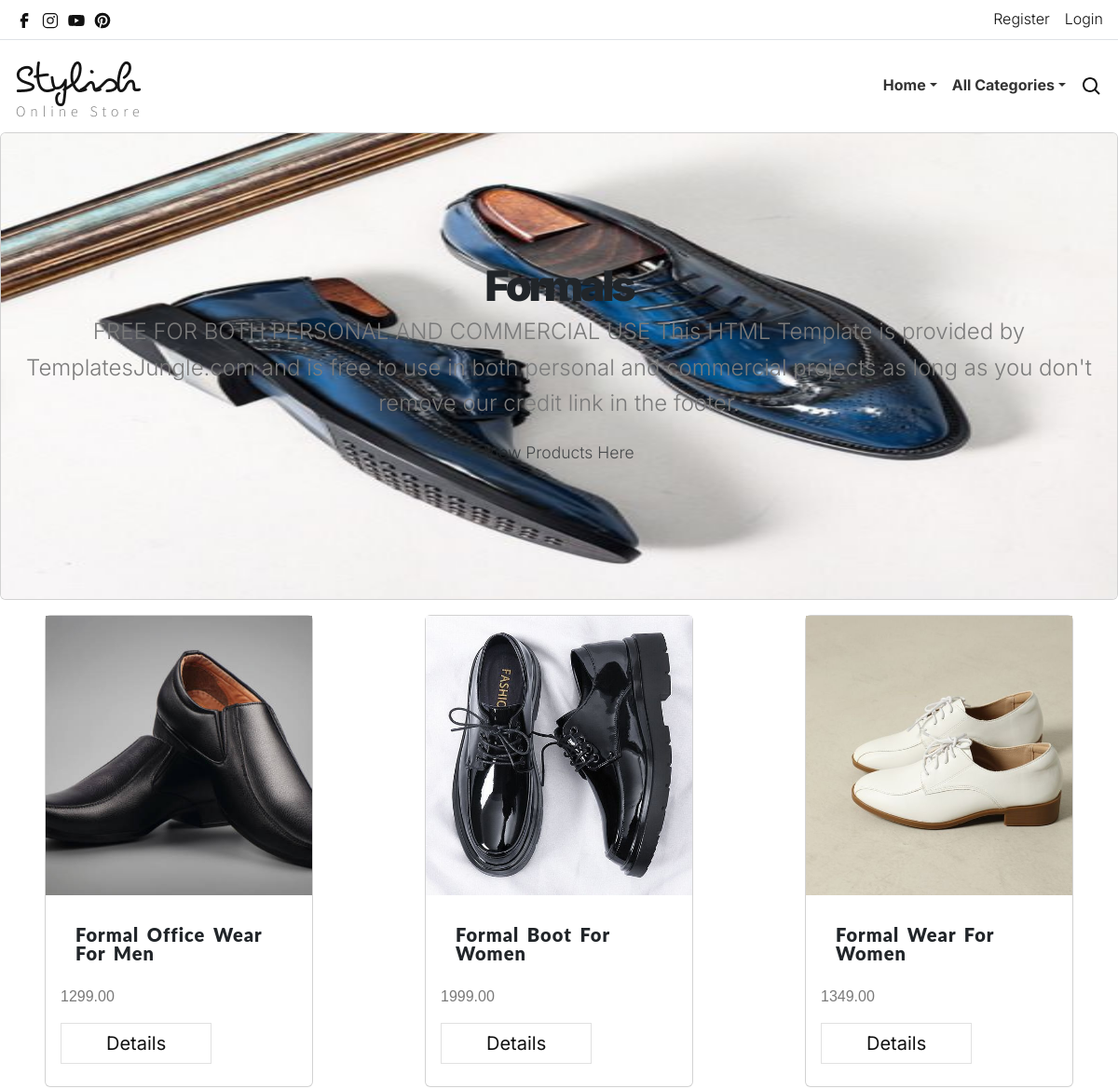
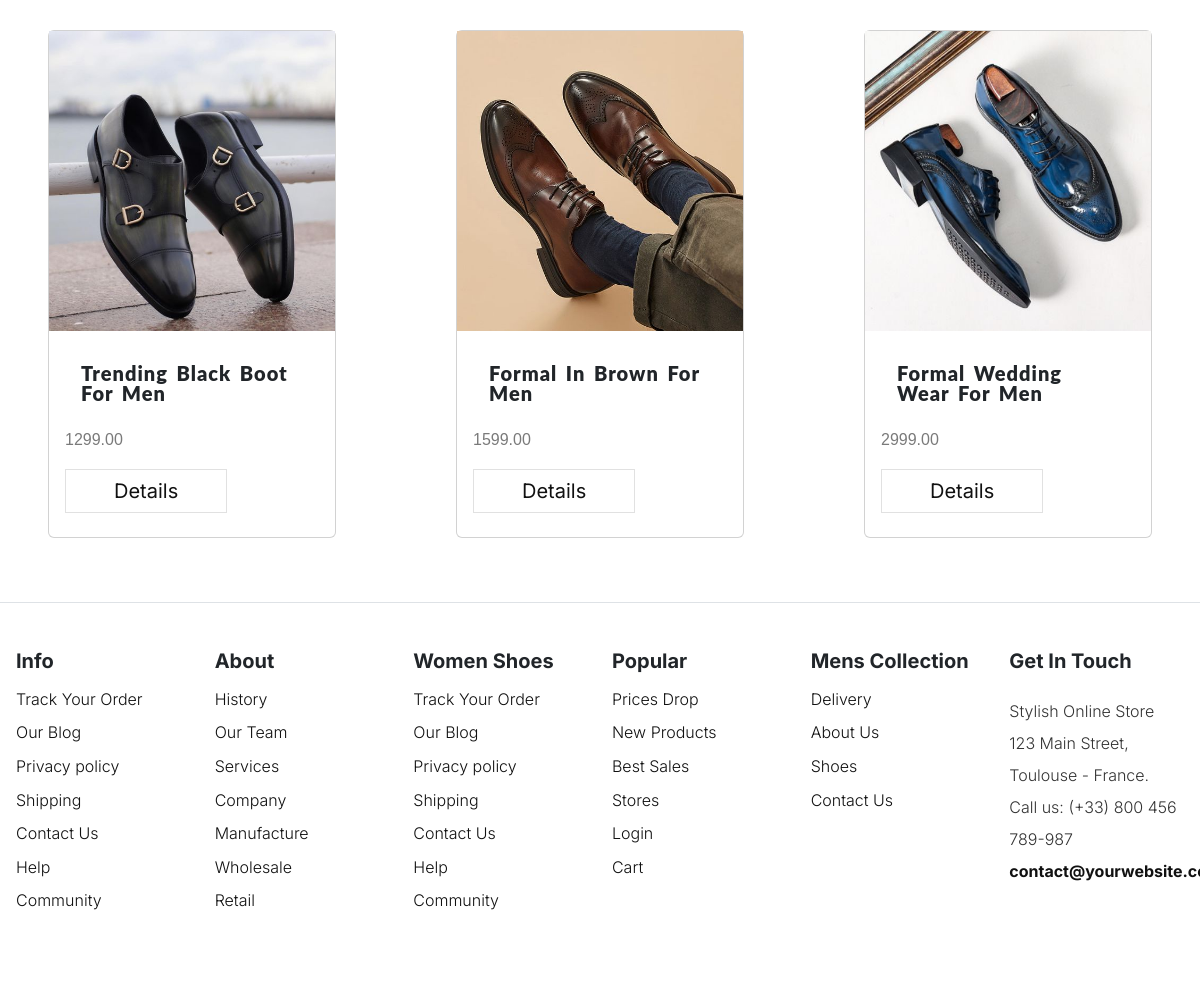
/products/1, run on the app's committed database (2 pictures, top to bottom).
### shop/models.py (models this page shows, shortened)
class Category(models.Model):
    name=models.CharField(max_length=30)
    desc=models.TextField()
    image=models.ImageField(upload_to='image')

class Product(models.Model):
    name=models.CharField(max_length=50)
    desc=models.TextField()
    image=models.ImageField(upload_to='products')
    price=models.DecimalField(max_digits=10,decimal_places=2)
    stock=models.IntegerField()
    available=models.BooleanField(default=True)
    created=models.DateTimeField(auto_now_add=True)
    updated = models.DateTimeField(auto_now=True)
    category=models.ForeignKey(Category,on_delete=models.CASCADE)

### shop/views.py (the view)
# urls.py: path('products/<int:p>',views.products,name="products"),
def products(request,p):
    c=Category.objects.get(id=p)
    p=Product.objects.filter(category=c)
    context = {'cat': c,'product':p}
    return render(request,'products.html',context)

### cart/context_processors.py (called while the page is built, shortened)
def count_items(request):
    count = 0  # Initialize count with a default value
    return {'count': count}

### shop/context_processors.py (called while the page is built)
def menu_links(request):
    c=Category.objects.all()
    return {'links':c}

### templates/products.html
<!DOCTYPE html>
{% extends 'base.html' %}
{% load static %}
{% block content %}
<div class="card text-dark">
  <img src="{{cat.image.url}}" class="card-img" height="500px" width="500%">
  <div class="card-img-overlay d-flex flex-column justify-content-center align-items-center">
    <h2 class="card-title text-center">{{ cat.name }}</h2>
    <p class="card-text text-center fs-4">{{ cat.desc }}</p>
    <p class="card-text text-center fs-5"><small class="text-muted">View Products Here</small></p>
  </div>
</div>
<div class="row">
{% for i in product %}
   <div class="col-sm-4 py-3">
        <div class="card mx-auto" style="width: 18rem;">
  <img src="{{i.image.url}}" class="card-img-center" style="height: 300px; width: 286px; object-fit: cover;">
  <div class="card-body text-dark">
    <h5 class="card-title p-3" style="font-family:'Lato', sans-serif; font-weight: 1000; font-size: 1.25rem;word-spacing: 3px;letter-spacing:1px;">{{i.name}}</h5>
    <p class="card-text" style="font-family: 'Montserrat', sans-serif; font-weight: 500; font-size: 1rem;">{{i.price}}</p>
    <a href="{% url 'shop:details' i.id %}" class="btn btn-outline-gray hvr-sweep-to-right dark-sweep px-5 mb-2 fs-5">Details</a>
  </div>
</div>
    </div>
{% endfor%}
  </div>
{% endblock %}

### static/style.css (style rules this page uses)
body { --heading-font: "Inter", Roboto, sans-serif; --heading-font-weight: 400; --heading-color: var(--bs-dark); --heading-line-height: 1.24; --swiper-theme-color: var(--bs-primary); --swiper-pagination-bottom: 0; --custom-easing: cubic-bezier(.17,.67,.83,.67); --bs-body-font-family: "Inter", Roboto, sans-serif; --bs-body-font-size: 1rem; --bs-body-font-weight: 400; --bs-body-line-height: 1.7; --bs-body-color: #8f8f8f; --bs-body-color-rgb: 143, 143, 143; --bs-primary: #ce071e; --bs-primary-dark: #8d0414; --bs-secondary: #6c757d; --bs-black: #111; --bs-light: #F1F1F0; --bs-dark: #212529; --bs-gray: #9aa1a7; --bs-gray-dark: #51565b; --bs-primary-rgb: 206, 7, 30; --bs-secondary-rgb: 108, 117, 125; --bs-black-rgb: 17, 17, 17; --bs-light-rgb: 241, 241, 240; --bs-dark-rgb: 33, 37, 41; --bs-link-color: var(--bs-dark); --bs-link-color-rgb: 17, 17, 17; --bs-link-decoration: underline; --bs-link-hover-color: var(--bs-primary); --bs-link-hover-color-rgb: 17, 17, 17; }
h1, .h1, h2, .h2, h3, .h3, h4, .h4, h5, .h5, h6, .h6 { font-family: var(--heading-font); font-weight: var(--heading-font-weight); color: var(--heading-color); line-height: var(--heading-line-height); }
a { text-decoration: none; transition: all 0.3s ease-out; }
.btn { --bs-btn-border-radius: 0; }
:root { --accent-color: #333; --black-color: #000; --dark-color: #111; --gray-color-100: #F1F1F1; --gray-color-200: #E1E1E1; --gray-color-300: #D1D1D1; --gray-color-400: #ced4da; --gray-color-500: #adb5bd; --dark-gray-color: #7A7A7A; --bs-light-rgb: rgba(255, 255, 255, 1); --light-color: #fff; --swiper-theme-color: #111 !important; }
:root { --body-font: "Inter", sans-serif; --heading-font: "Inter", sans-serif; --extra-font: "Playfair Display", sans-serif; --subheading-font: "Petit Formal Script", sans-serif; }
*, *::before, *::after { -webkit-box-sizing: border-box; -moz-box-sizing: border-box; box-sizing: border-box; }
html { box-sizing: border-box; }
body { font-family: var(--body-font); font-weight: 300; line-height: 1.6; color: var(--accent-color); margin: 0; }
a { color: var(--dark-color); text-decoration: none; transition: 0.3s color ease-out; }
p { color: var(--dark-gray-color); }
h1, h2, h3, h4, h5 { font-family: var(--heading-font); font-weight: 700; line-height: 1; }
h2 { font-size: 2.8em; }
.btn.btn-outline-gray { background: transparent; border-color: var(--gray-color-200); color: var(--dark-color); }
.hvr-sweep-to-right { position: relative; overflow: hidden; vertical-align: middle; -webkit-transform: perspective(1px) translateZ(0); transform: perspective(1px) translateZ(0); box-shadow: 0 0 1px rgba(0, 0, 0, 0); -webkit-transition-property: color; transition-property: color; -webkit-transition-duration: 0.3s; transition-duration: 0.3s; }
.hvr-sweep-to-right:before { content: ""; position: absolute; z-index: -1; top: 0; left: 0; right: 0; bottom: 0; background: var(--bs-red); -webkit-transform: scaleX(0); transform: scaleX(0); -webkit-transform-origin: 0 50%; transform-origin: 0 50%; -webkit-transition-property: transform; transition-property: transform; -webkit-transition-duration: 0.3s; transition-duration: 0.3s; -webkit-transition-timing-function: ease-out; transition-timing-function: ease-out; }
.dark-sweep.hvr-sweep-to-right:before { background: var(--dark-color); }
.banner-content .banner-title, .card .card-title { font-weight: 900; line-height: 1em; letter-spacing: -0.2rem; }

### data on the page
Category: image (picture), name "Formals", desc "FREE FOR BOTH PERSONAL AND COMMERCIAL USE This HTML Template is provided by TemplatesJungle.com and is free to use in both personal and commercial projects as long as you don't remove our credit link in the footer."
Product: image (picture), name "Formal Office Wear For Men", price "1299.00"
Product: image (picture), name "Formal Boot For Women", price "1999.00"
Product: image (picture), name "Formal Wear For Women", price "1349.00"
Product: image (picture), name "Trending Black Boot For Men", price "1299.00"
Product: image (picture), name "Formal In Brown For Men", price "1599.00"
Product: image (picture), name "Formal Wedding Wear For Men", price "2999.00"
